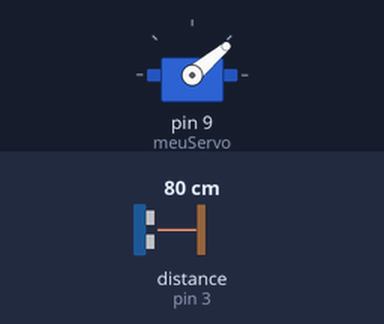
A sketch run on a simulated Arduino Uno, built with avr-gcc and run on an emulated ATmega328P. On the bench: servo. Wiring (inferred from the names in the program): ultrasonic range finder: trigger pin 2; echo pin 3. The test bench sets the inputs (shaded band); at power-on: distance to the obstacle (sensor on pin 3) 80 cm. The echo pulse lasts 58.3 µs per cm; what the sketch prints to the serial monitor is not drawn.

Above: at 1.25 s.
1.3 s: distance to the obstacle (sensor on pin 3) set to 2 cm
4.3 s: distance to the obstacle (sensor on pin 3) set to 4 cm
At 5.58 s:
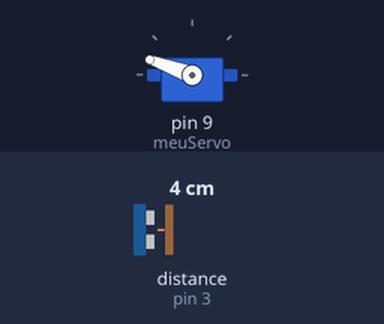
10.3 s: distance to the obstacle (sensor on pin 3) set to 163 cm
At 10.47 s:
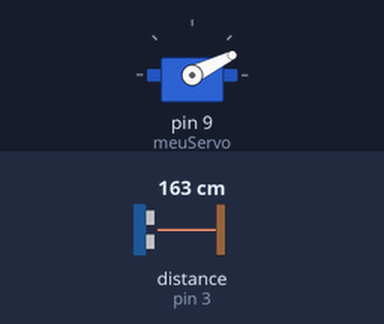
13.3 s: distance to the obstacle (sensor on pin 3) set to 9 cm
Timing chart, 0 to 17.3 s (numbered marks = the images above; inputs shaded):
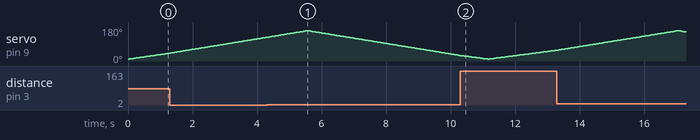

Measured:
- by itself, servo on pin 9 (meuServo): rises from 125° to 160° in 1.2 s, then falls to 29° in 4.8 s

The sketch:

code_degrees_ultra.ino
```cpp
// Adicionando a biblioteca e Servo
#include <Servo.h>
Servo meuServo;

// Adicionando variaveis do Ultrassonico
const int trigPin = 2;
const int echoPin = 3;
long tempoDuracao;
int distancia;

void setup(){
  // Servo
  meuServo.attach(9);
  // Ultra
  pinMode(trigPin, OUTPUT);
  pinMode(echoPin, INPUT);

  Serial.begin(9600);
}

void loop(){
  // Rotacionando o servo (10 a 160):
  for (int r = 10; r <= 160; r++){
    meuServo.write(r);
    delay(35);

    distancia = calcularDistancia();

    Serial.print(r);
    Serial.print(",");
    Serial.print(distancia);
    Serial.print("!");
  }

  // Rotacionando ao contrario
  for (int r = 160; r > 10; r--){
    meuServo.write(r);
    delay(35);

    distancia = calcularDistancia();

    Serial.print(r);
    Serial.print(",");
    Serial.print(distancia);
    Serial.print("!");
  }


}


// Funcao para retornar a distancia em interio
int calcularDistancia(){
  digitalWrite(trigPin, LOW);
  delayMicroseconds(2);

  digitalWrite(trigPin, HIGH);
  delayMicroseconds(2);
  digitalWrite(trigPin, LOW);

  tempoDuracao  = pulseIn(echoPin, HIGH);
  distancia     = tempoDuracao * 0.034/2;

  return distancia;
}
```
